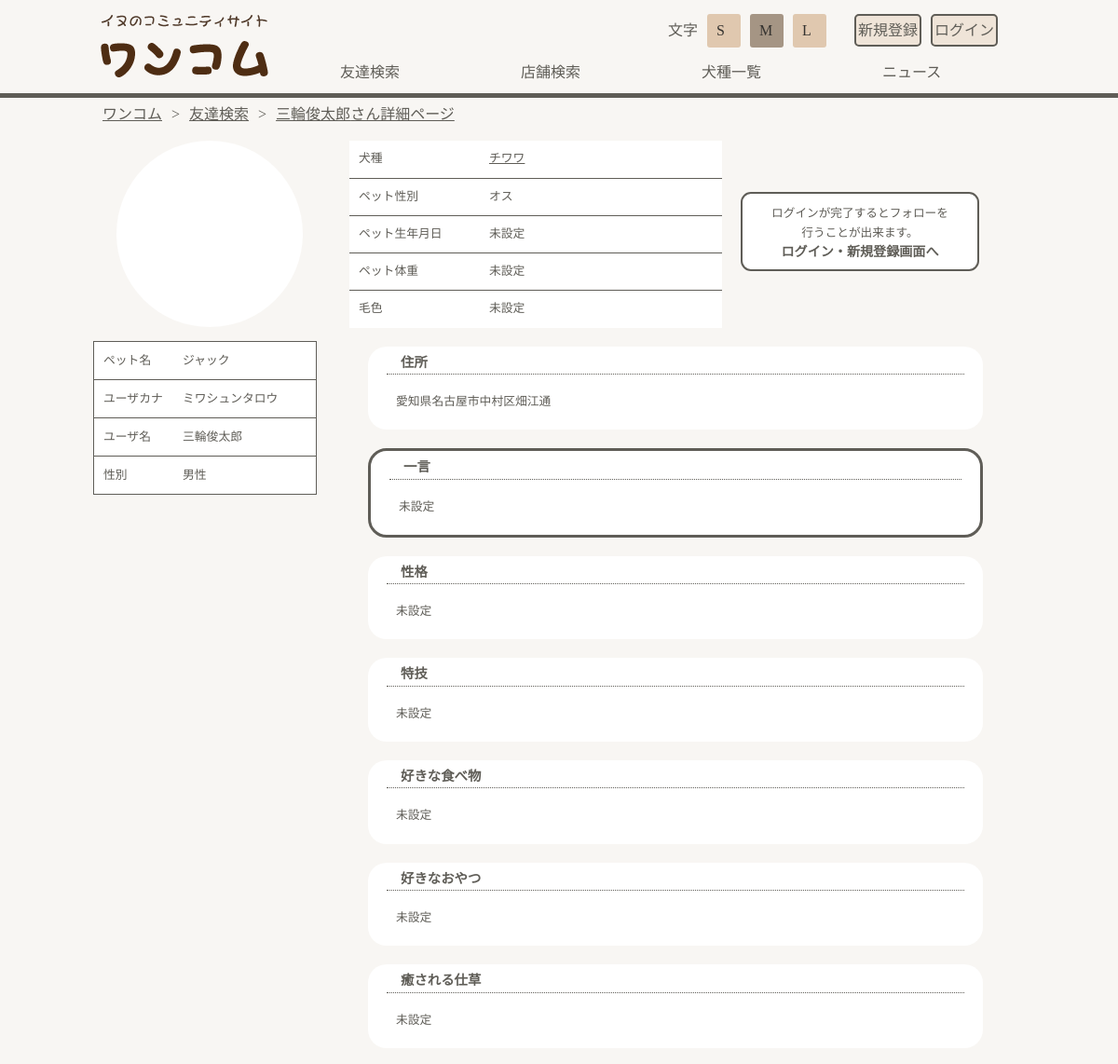
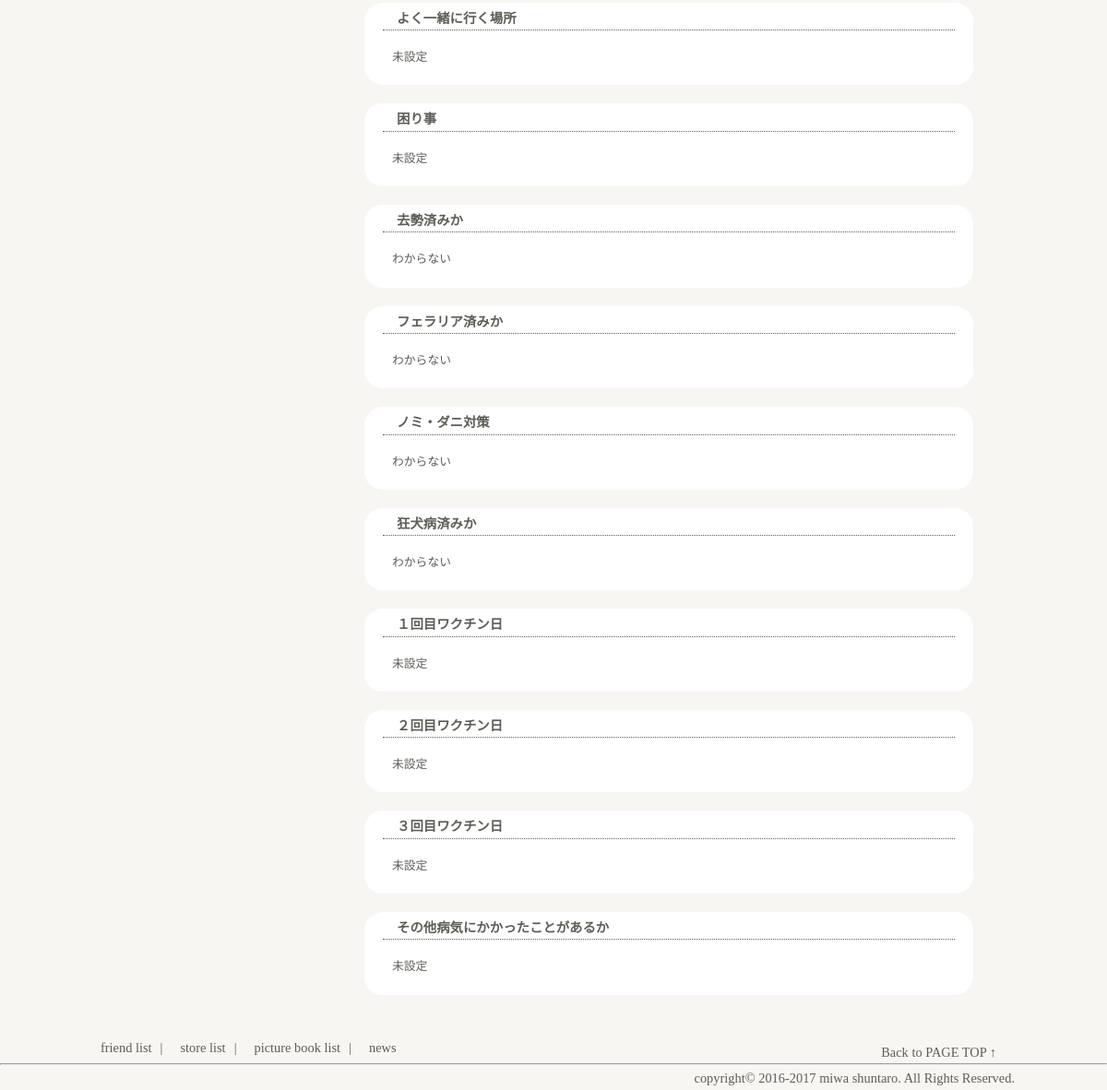
The app's page /dog/friend/detail.php?id=1 with its own data (2 pictures, top to bottom).
### tables this page shows
CREATE TABLE `users` (
  `user_id` int(11) NOT NULL,
  `user_first_name` varchar(20) DEFAULT NULL,
  `user_second_name` varchar(20) DEFAULT NULL,
  `user_first_kana` varchar(20) DEFAULT NULL,
  `user_second_kana` varchar(20) DEFAULT NULL,
  `sex_id` int(11) DEFAULT NULL,
  `adr_1` varchar(20) DEFAULT NULL,
  `adr_2` varchar(20) DEFAULT NULL,
  `address` varchar(200) DEFAULT NULL,
  `umare` date DEFAULT NULL,
  `tel` varchar(100) NOT NULL,
  `mail` varchar(100) DEFAULT NULL,
  `pass` varchar(100) DEFAULT NULL,
  `pet_id` int(10) DEFAULT NULL
);

CREATE TABLE `pets` (
  `pet_id` int(11) NOT NULL,
  `user_id` int(11) DEFAULT NULL,
  `pet_name` varchar(50) DEFAULT NULL,
  `dog_size_id` int(11) NOT NULL,
  `dog_book_id` int(11) DEFAULT NULL,
  `psex` int(11) NOT NULL,
  `pet_umare` date DEFAULT NULL,
  `pet_weight` varchar(5) DEFAULT NULL,
  `pet_color` varchar(20) DEFAULT NULL,
  `prefecture_id` int(11) DEFAULT NULL,
  `pet_image01` varchar(1000) DEFAULT NULL,
  `pet_text` varchar(500) DEFAULT NULL,
  `question01` varchar(150) DEFAULT NULL,
  `question02` varchar(150) DEFAULT NULL,
  `question03` varchar(150) DEFAULT NULL,
  `question04` varchar(150) DEFAULT NULL,
  `question05` varchar(150) DEFAULT NULL,
  `question06` varchar(150) DEFAULT NULL,
  `question07` varchar(150) DEFAULT NULL,
  `question08` char(1) DEFAULT NULL,
  `question09` char(1) DEFAULT NULL,
  `question10` char(1) DEFAULT NULL,
  `question11` char(1) DEFAULT NULL,
  `question12` varchar(150) DEFAULT NULL,
  `question13` varchar(150) DEFAULT NULL,
  `question14` varchar(150) DEFAULT NULL,
  `question15` varchar(150) DEFAULT NULL
);

### dog/core/friend_detail_name.php (called while the page is built, shortened)
<?php
include("db_ini.php");
if(!$Link = mysqli_connect($host,$user,$pass)){
  exit("MySQL：DB接続失敗："
  .mysqli_connect_error());
}
$SQL = "
	select pet_id
	from users
	where user_id = ?
";
if ($stmt = mysqli_prepare($Link,$SQL)) {
$friend_id=$_GET["id"];
 mysqli_stmt_bind_param($stmt, "s",$friend_id);
 mysqli_stmt_execute($stmt);
	mysqli_stmt_bind_result($stmt,
						$hantei
						);
}
if($hantei != 0){
$SQL = "
	select users.user_first_name,
		   users.user_second_name,
		   users.user_first_kana,
		   users.user_second_kana,
		   users.sex_id,
		   users.address,
		   users.pet_id,
		   pets.pet_name,
		   pets.dog_book_id,
		   pets.psex,
		   pets.pet_umare,
		   pets.pet_weight,
		   pets.pet_color,
		   pets.prefecture_id,
		   pets.pet_image01,
		   pets.pet_text,
		   pets.question01,
		   pets.question02,
		   pets.question03,
		   pets.question04,
		   pets.question05,
		   pets.question06,
		   pets.question07,
		   pets.question08,
		   pets.question09,
		   pets.question10,
		   pets.question11,
		   pets.question12,
		   pets.question13,
		   pets.question14,
		   pets.question15
    from users
    inner join pets
    on users.pet_id = pets.pet_id
    WHERE users.user_id =?
";
if ($stmt = mysqli_prepare($Link,$SQL)) {
 mysqli_stmt_bind_param($stmt, "s", $friend_id);
 mysqli_stmt_execute($stmt);
	mysqli_stmt_bind_result($stmt,
						$user_first_name,
						$user_second_name,
						$user_first_kana,
						$user_second_kana,
						$user_sex,
						$address,
						$pet_id,
						$pet_name,
						$pet_janru,
						$pet_sex,
						$pet_umare,
						$pet_weight,
						$pet_color,
						$pet_ken,
						$image,
						$pet_textarea,
						$q1,
						$q2,
						$q3,
						$q4,
						$q5,
						$q6,
						$q7,
						$q8,
						$q9,
						$q10,
						$q11,
						$q12,
						$q13,
						$q14,
						$q15
						);
}
}
if($user_sex == 1){
	$user_sex = "男性";
}else if($user_sex == 2){
	$user_sex = "女性";
}
if(isset($pet_sex)){
	if($pet_sex == 1){
		$pet_sex = "オス";
	}else if($pet_sex == 2){
		$pet_sex = "メス";
	}else{
		$pet_sex = "未登録";
	}
}else{
	$pet_sex = "未登録";
}
if(isset($q8)){
	if($q8 == 1){
		$q8 = "はい";
	}else if($q8 == 2){
		$q8 = "いいえ";
	}else{
		$q8 = "わからない";
	}
	if($q9 == 1){
		$q9 = "はい";
	}else if($q9 == 2){
		$q9 = "いいえ";
	}else{
		$q9 = "わからない";
	}
	if($q10 == 1){
		$q10 = "はい";
	}else if($q10 == 2){
		$q10 = "いいえ";
	}else{
		$q10 = "わからない";
	}
	if($q11 == 1){
		$q11 = "はい";
	}else if($q11 == 2){
		$q11 = "いいえ";
	}else{
		$q11 = "わからない";
	}
}else{
	$q8 = "わからない";
	$q9 = "わからない";
	$q10 = "わからない";
	$q11 = "わからない";
}
if(isset($pet_umare)){
	list($pet_year, $pet_month, $pet_day) = explode('-', $pet_umare);
	$pet_year = ltrim($pet_year, '0');
	$pet_month = ltrim($pet_month, '0');
	$pet_day = ltrim($pet_day, '0');
}else{
	$pet_year = "";
	$pet_month = "";
	$pet_day = "";
}
if(!isset($pet_color) || $pet_color == ""){
	$pet_color = "未設定";
}
if(!isset($pet_textarea) || $pet_textarea == ""){
	$pet_textarea = "未設定";
}
if(!isset($q1) || $q1 == ""){
	$q1 = "未設定";
}
if(!isset($q2) || $q2 == ""){
	$q2 = "未設定";
}
if(!isset($q3) || $q3 == ""){
	$q3 = "未設定";
}
if(!isset($q4) || $q4 == ""){
	$q4 = "未設定";
}
if(!isset($q5) || $q5 == ""){
	$q5 = "未設定";
}
if(!isset($q6) || $q6 == ""){
	$q6 = "未設定";
}
if(!isset($q7) || $q7 == ""){
	$q7 = "未設定";
}
if(!isset($q12) || $q12 == ""){
	$q12 = "未設定";
}
if(!isset($q13) || $q13 == ""){
	$q13 = "未設定";
}
if(!isset($q14) || $q14 == ""){
	$q14 = "未設定";
}
if(!isset($q15) || $q15 == ""){
	$q15 = "未設定";
}
?>

### dog/friend/detail.php (the view, shortened to what this page needs)
<?php
require_once("../core/friend_detail_name.php");
require_once("../view/public.php");
$level = '../';
$css = '<link rel="stylesheet" href="../css/friend.css" type="text/css" />';
if(isset($_SESSION['id'])) {
$lcheck = '<p class="flL"><a href="'.$level.'mypage/">Myページ</a></p><p class="flL"><a href="'.$level.'core/logout.php">ログアウト</a></p>';
}else{
$lcheck = '<p class="flL"><a href="'.$level.'signup/">新規登録</a></p><p class="flL"><a href="'.$level.'login/">ログイン</a></p>';
}
?>
<div class="panlist">
	<ol class="cfx pankuzu">
		<li class="flL"><a href="../">ワンコム</a></li>
		<span class="flL">></span>
		<li class="flL"><a href="../friend/">友達検索</a></li>
		<span class="flL">></span>
		<li class="flL"><a href="../friend/detail.php?id=<?=$_GET['id']?>"><?=$user_first_name?><?=$user_second_name?>さん詳細ページ</a></li>
	</ol>
</div>
<article>
	<div class="cfx">
		<section id="friend_top" class="flL">
			<p class="image txC"><img src="../img/user_img/<?=$image?>" alt="<?=$pet_name?>"></p>
			<table>
					<tbody>
					<tr>
						<th class="txL">ペット名</th>
						<td><?=$pet_name?></td>
					</tr>
					<tr>
						<th class="txL">ユーザカナ</th>
						<td><?=$user_first_kana?><?=$user_second_kana?></td>
					</tr>
					<tr>
						<th class="txL">ユーザ名</th>
						<td><?=$user_first_name?><?=$user_second_name?></td>
					</tr>
					<tr>
						<th class="txL">性別</th>
						<td><?=$user_sex?></td>
					</tr>
				</tbody>
			</table>
		</section>
		<section id="friend_pet" class="flL">
			<div class="cfx">
				<table class="flL">
					<tbody>
						<tr>
							<th class="txL">犬種</th>
							<td>
								<?php if(isset($pet_janru) && $pet_janru != ""){ ?>
								<a href="../zukan/detail.php?dog=<?=$pet_janru?>"><?=$janru_name?></a>
								<?php }else{ ?>
								未設定
								<?php } ?>
							</td>
						</tr>
						<tr>
							<th class="txL">ペット性別</th>
							<td><?=$pet_sex?></td>
						</tr>
						<tr>
							<th class="txL">ペット生年月日</th>
							<td>
								<?php if($pet_year != "" || $pet_month != "" || $pet_day != ""){ ?>
									<?php if($pet_year != ""){ ?>
									<?=$pet_year?>年
									<?php } ?>
									<?php if($pet_month != ""){ ?>
									<?=$pet_month?>月
									<?php } ?>
									<?php if($pet_day != ""){ ?>
									<?=$pet_day?>日
									<?php } ?>
								<?php }else{ ?>
									未設定
								<?php } ?>
							</td>
						</tr>
						<tr>
							<th class="txL">ペット体重</th>
							<td>
								<?php if($pet_weight != 0){ ?>
								<?=$pet_weight?>g
								<?php }else{ ?>
								未設定
								<?php } ?>
							</td>
						</tr>
						<tr>
							<th class="txL">毛色</th>
							<td><?=$pet_color?></td>
						</tr>
					</tbody>
				</table>
				<div id="friend_touroku" class="flL">
				<?php if(isset($_SESSION['id'])){ ?>
					<?php if($_SESSION['id'] == $_GET['id']){ ?>
					<p class="part2 txC">こちらは自分のページ情報<br>となっております。</p>
					<?php }else if(!isset($frid)){ ?>
					<p class="part1 txC"><a href="../core/favofriend.php?myid=<?=$_SESSION['id']?>&amp;frid=<?=$_GET['id']?>">フォローする</a></p>
					<?php }else{ ?>
					<p class="part1 txC"><a href="../core/friend_del.php?myid=<?=$_SESSION['id']?>&amp;frid=<?=$_GET['id']?>">フォロー解除</a></p>
					<?php } ?>
				<?php }else{ ?>
				<p class="part3 txC"><a href="../login/"><span class="small">ログインが完了するとフォローを<br>行うことが出来ます。</span><br>ログイン・新規登録画面へ</a></p>
				<?php } ?>
				</div>
			</div>
			<div class="waku cfx">
				<h2>住所</h2>
				<p><?=$address?></p>
			</div>
			<div class="waku2 cfx">
				<h2>一言</h2>
				<p ckass="textarea"><?=nl2br($pet_textarea)?></p>
			</div>
			<div class="waku cfx">
				<h2>性格</h2>
				<p><?=nl2br($q1)?></p>
			</div>
			<div class="waku cfx">
				<h2>特技</h2>
				<p><?=nl2br($q2)?></p>
			</div>
			<div class="waku cfx">
				<h2>好きな食べ物</h2>
				<p><?=nl2br($q3)?></p>
			</div>
			<div class="waku cfx">
				<h2>好きなおやつ</h2>
				<p><?=nl2br($q4)?></p>
			</div>
			<div class="waku cfx">
				<h2>癒される仕草</h2>
				<p><?=nl2br($q5)?></p>
			</div>
			<div class="waku cfx">
				<h2>よく一緒に行く場所</h2>
				<p><?=nl2br($q6)?></p>
			</div>
			<div class="waku cfx">
				<h2>困り事</h2>
				<p><?=nl2br($q7)?></p>
			</div>
			<div class="waku cfx">
				<h2>去勢済みか</h2>
				<p><?=$q8?></p>
			</div>
			<div class="waku cfx">
				<h2>フェラリア済みか</h2>
				<p><?=$q9?></p>
			</div>
			<div class="waku cfx">
				<h2>ノミ・ダニ対策</h2>
				<p><?=$q10?></p>
			</div>
			<div class="waku cfx">
				<h2>狂犬病済みか</h2>
				<p><?=$q11?></p>
			</div>
			<div class="waku cfx">
				<h2>１回目ワクチン日</h2>
				<p><?=$q12?></p>
			</div>
			<div class="waku cfx">
				<h2>２回目ワクチン日</h2>
				<p><?=$q13?></p>
			</div>
			<div class="waku cfx">
				<h2>３回目ワクチン日</h2>
				<p><?=$q14?></p>
			</div>
			<div class="waku cfx">
				<h2>その他病気にかかったことがあるか</h2>
				<p><?=nl2br($q15)?></p>
			</div>
		</section>
	</div>
</article>
</div>
</body>
</html>

### dog/css/yoyaku.css (style rules this page uses)
.cfx:after { content: ""; display: block; clear: both; }
.flL { float: left; }
.txL { text-align: left; }
.txC { text-align: center; }

### dog/css/style.css (style rules this page uses)
body { background-color: #f8f6f3; position: relative; z-index: -100; }
a { text-decoration: none; color:#000; }
nav#top_nav #font p { padding: 10px 3px; margin:0 2px; height:20px; color:#5f5d57; }
nav#top_nav #font p a { color:#5f5d57; border:2px solid #5f5d57; background-color: rgba(224,200,175,0.4); padding:7px 2px; border-radius: 5px }
article { width:1000px; margin:0 auto; clear:both; color:#5f5d57; }
.panlist { width:100%; border-top: 5px solid #5f5d57; margin:0 0 20px; clear:both; }
.pankuzu { width:1000px; padding:0 10px; margin:10px auto 8px; }
.pankuzu li { padding:0 10px; color:#5f5d57; }
.pankuzu li a { color:#5f5d57; text-decoration: underline; }
.pankuzu span { color:#5f5d57; }

### dog/css/friend.css (style rules this page uses)
h2 { color:#5f5d57; font-size:1.4em; margin:25px 0 15px 80px; padding:0 0 0 15px; border-left: 10px solid #5f5d57; }
#friend_top { width:250px; }
#friend_top .image { border-radius:250px; }
#friend_top table { width:240px; margin:15px 0; background-color: #fff; border: 1px solid #5f5d57; box-sizing: border-box; }
#friend_top table tr { border-bottom: 1px solid #5f5d57; }
#friend_top table th { width:80px; height:30px; max-height:1000px; padding:5px 5px 5px 10px; font-size: 0.8em; font-weight: normal; vertical-align: middle; }
#friend_top table td { font-size: 0.8em; padding:5px 10px 5px 0; vertical-align: middle; }
#friend_pet { width:700px; margin:0 25px; }
#friend_pet #friend_touroku .part3 { position: relative; width:256px; height:85px; border-radius: 15px; box-sizing: border-box; }
#friend_pet #friend_touroku .part3 a { padding:10px; color:#5f5d57; font-size: 1.1em; font-weight: bold; background-color: #fff; border-radius: 11px; border: 2px solid #5f5d57; box-sizing: border-box; }
#friend_pet #friend_touroku .part3 a span { font-weight: normal; font-size: 0.9em; }
#friend_pet #friend_touroku p { margin:55px 20px; }
#friend_pet #friend_touroku p a { position: absolute; top:0; left:0; width:100%; height:100%; -webkit-transition:color 0.3s linear,background-color 0.3s linear; -moz-transition:color 0.3s linear,background-color 0.3s linear; -ms-transition:color 0.3s linear,background-color 0.3s linear; -o-transition:color 0.3s linear,background-color 0.3s linear; transition:color 0.3s linear,background-color 0.3s linear; }
#friend_pet table { width:400px; background-color: #fff; }
#friend_pet table tr { height:40px; border-bottom: 1px solid #5f5d57; }
#friend_pet table tr:last-child { height:40px; border-bottom: 0; }
#friend_pet table tr th { width:120px; padding:10px; font-size: 0.8em; font-weight: normal; vertical-align: middle; }
#friend_pet table tr td { padding: 10px 20px 10px 10px; font-size: 0.8em; vertical-align: middle; line-height: 1.5; }
#friend_pet table tr td a { color:#5f5d57; text-decoration: underline; }
#friend_pet .waku { width:660px; margin:20px; padding:10px; background-color: #fff; border-radius: 20px; box-sizing: border-box; }
#friend_pet .waku2 { width:660px; margin:20px; padding:10px; background-color: #fff; border:3px solid #5f5d57; border-radius: 20px; box-sizing: border-box; }
#friend_pet h2 { margin:0 10px 15px; padding:0 15px 5px; border-left: 0; border-bottom: 1px dotted #5f5d57; font-size: 0.9em; }
#friend_pet p { padding:5px 20px 10px; font-size: 0.8em; line-height:1.5; }

### records on screen
users: pet.question01 "未設定", pet.question02 "未設定", pet.question03 "未設定", pet.question04 "未設定", pet.question05 "未設定", pet.question06 "未設定", pet.question07 "未設定", pet.question09 "わからない", pet.question10 "わからない", pet.question11 "わからない", pet.question13 "未設定", pet.question14 "未設定", pet.question15 "未設定"

### other values on screen
$user_first_name "三輪"
$user_second_name "俊太郎"
$pet_name "ジャック"
$user_first_kana "ミワ"
$user_second_kana "シュンタロウ"
$user_sex "男性"
$janru_name "チワワ"
$pet_sex "オス"
$pet_color "未設定"
$address "愛知県名古屋市中村区畑江通"
$q7 "未設定"
$q11 "わからない"
$q15 "未設定"
